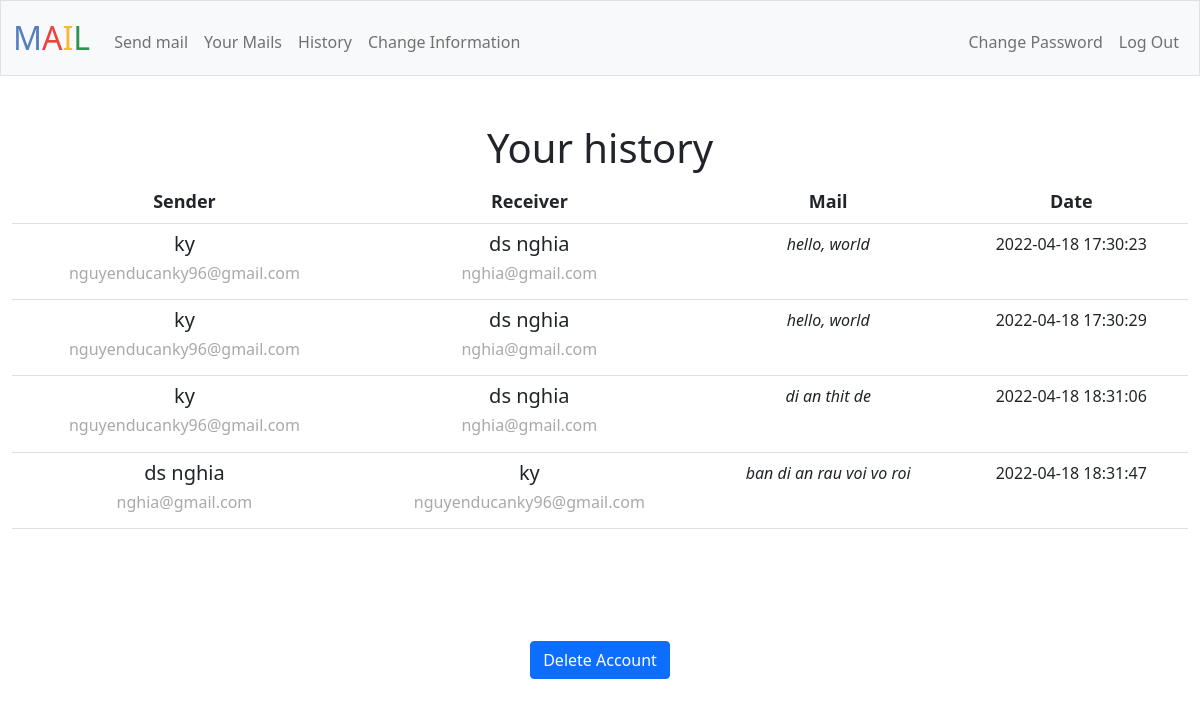
The app's page /history (signed in), older data.
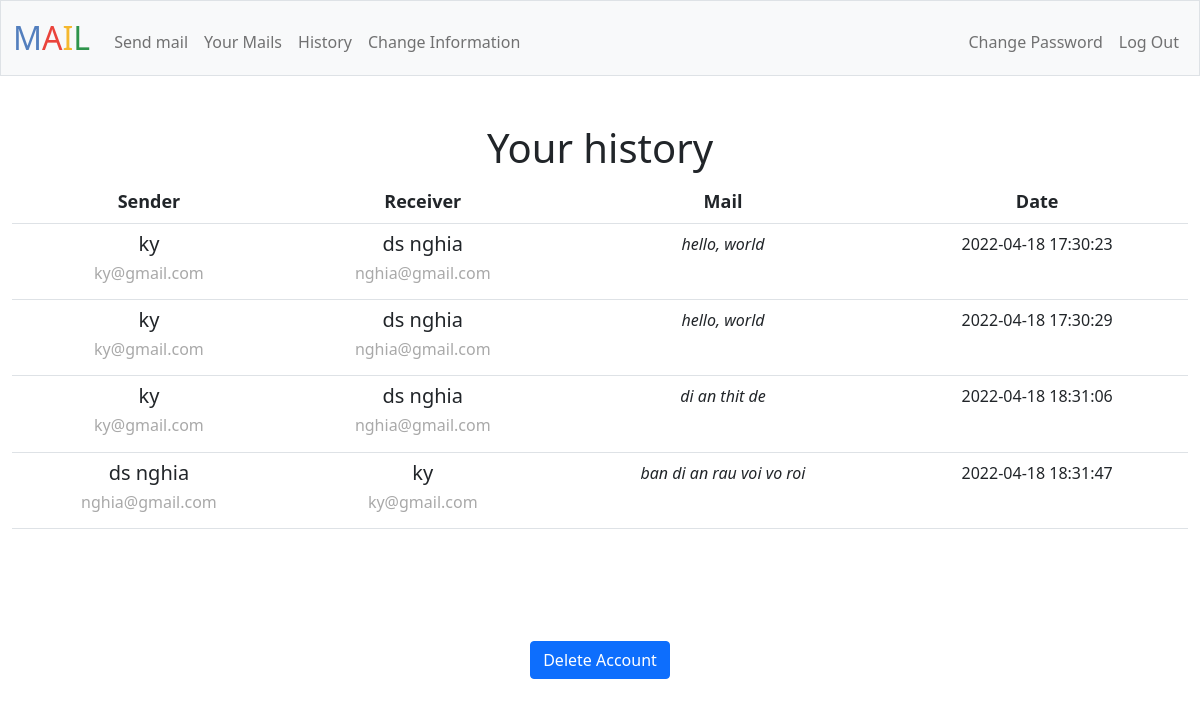
The same page, newer data.
### tables this page shows
CREATE TABLE mail_box (id INTEGER PRIMARY KEY AUTOINCREMENT NOT NULL, 
sender_id INTEGER NOT NULL, receiver_id INTEGER NOT NULL, 
sender TEXT NOT NULL, receiver TEXT NOT NULL, 
date TIMESTAMP NOT NULL, mail TEXT NOT NULL);

CREATE TABLE informations (user_id INTEGER NOT NULL, name TEXT NOT NULL, birth TEXT, place TEXT, number TEXT, email TEXT NOT NULL UNIQUE);

### app.py (the view)
@app.route("/history")
@login_required
def history():
    user_id = session['user_id']
    rows = db.execute("SELECT * FROM mail_box WHERE sender_id = ? OR receiver_id = ?", user_id, user_id)
    histories = []
    for row in rows:
        history = {}
        history['sender'] = row['sender']
        history['sender_email'] = db.execute("SELECT email FROM informations WHERE user_id = ?", row['sender_id'])[0]['email']
        history['receiver'] = row['receiver']
        history['receiver_email'] = db.execute("SELECT email FROM informations WHERE user_id = ?", row['receiver_id'])[0]['email']
        history['mail'] = row['mail']
        history['date'] = row['date']
        histories.append(history)
    return render_template("history.html", histories=histories)

### app.py (called while the page is built)
@app.after_request
def after_request(response):
    response.headers["Cache-Control"] = "no-cache, no-store, must-revalidate"
    response.headers["Expires"] = 0
    response.headers["Pragma"] = "no-cache"
    return response

### helpers.py (called while the page is built)
def login_required(f):
    @wraps(f)
    def decorated_function(*args, **kwargs):
        if session.get("user_id") is None:
            return redirect("/login")
        return f(*args, **kwargs)
    return decorated_function

### templates/history.html (shortened to what this page needs)
{% extends "layout.html" %}
{% block main %}
    <h1>Your history</h1>
    <table class="table">
        <tr id="head">
            <th scope="col">Sender</th>
            <th scope="col">Receiver</th>
            <th scope="col">Mail</th>
            <th scope="col">Date</th>
        </tr>
        {% for history in histories %}
        <tr>
            <td>
                <h5>{{ history['sender'] }}</h5>
                <h6>{{ history['sender_email'] }}</h6>
            </td>
            <td>
                <h5>{{ history['receiver'] }}</h5>
                <h6>{{ history['receiver_email'] }}</h6>
            </td>
            <td id="mail">{{ history['mail'] }}</td>
            <td>{{ history['date'] }}</td>
        </tr>
        {% endfor %}
    </table>
{% endblock %}

### templates/layout.html (shortened to what this page needs)
<!DOCTYPE html>
<html lang="en">
    <head>
        <link href="https://cdn.jsdelivr.net/npm/bootstrap@5.1.3/dist/css/bootstrap.min.css" rel="stylesheet">
        <link href="/static/styles.css" rel="stylesheet">
    </head>
    <body>
        <nav class="bg-light border navbar navbar-expand-md navbar-light">
            <div class="container-fluid">
                <a class="navbar-brand" href="/"><span class="blue">M</span><span class="red">A</span><span class="yellow">I</span><span class="green">L</span></a>
                <div class="collapse navbar-collapse" id="navbar">
                    {% if session["user_id"] %}
                        <ul class="navbar-nav me-auto mt-2">
                            <li class="nav-item"><a class="nav-link" href="/send">Send mail</a></li>
                            <li class="nav-item"><a class="nav-link" href="/mail">Your Mails</a></li>
                            <li class="nav-item"><a class="nav-link" href="/history">History</a></li>
                            <li class="nav-item"><a class="nav-link" href="/change_information">Change Information</a></li>
                        </ul>
                        <ul class="navbar-nav ms-auto mt-2">
                            <li class="nav-item"><a class="nav-link" href="/change_password">Change Password</a></li>
                            <li class="nav-item"><a class="nav-link" href="/logout">Log Out</a></li>
                        </ul>
                    {% else %}
                        <ul class="navbar-nav ms-auto mt-2">
                            <li class="nav-item"><a class="nav-link" href="/register">Register</a></li>
                            <li class="nav-item"><a class="nav-link" href="/login">Log In</a></li>
                        </ul>
                    {% endif %}
                </div>
            </div>
        </nav>
        <main class="container-fluid py-5 text-center">
            {% block main %}{% endblock %}
        </main>
    </body>
    <footer>
        <form action="/" method="post" style="float: center" class="container-fluid py-5 text-center">
            <button class="btn btn-primary" type="submit">Delete Account</button>
        </form>
    </footer>
</html>

### static/styles.css (style rules this page uses)
nav .navbar-brand { font-size: xx-large; }
nav .navbar-brand .blue { color: #537fbe; }
nav .navbar-brand .red { color: #ea433b; }
nav .navbar-brand .yellow { color: #f5b82e; }
nav .navbar-brand .green { color: #2e944b; }

### templates/history.html (style rules this page uses)
h5 { font-weight:normal; }
h6 { color:darkgrey; }
#head { font-size: large; }
#mail { font-style: italic; }

Row changes from the older to the newer data that the page shows:
removed informations: sender_email "nguyenducanky96@gmail.com" "nguyenducanky96@gmail.com" "nguyenducanky96@gmail.com", receiver_email "nguyenducanky96@gmail.com"
added informations: sender_email "ky@gmail.com" "ky@gmail.com" "ky@gmail.com", receiver_email "ky@gmail.com"
Text that changed along with them:
new list line: "ky ds nghia hello, world 2022-04-18 17:30:23"
new list line: "nghia@gmail.com"
new list line: "ky ds nghia hello, world 2022-04-18 17:30:29"
new list line: "ky ds nghia di an thit de 2022-04-18 18:31:06"
new list line: "ds nghia ky ban di an rau voi vo roi 2022-04-18 18:31:47"
list line gone: "ky ds nghia hello, world 2022-04-18 17:30:23"
list line gone: "nghia@gmail.com"
list line gone: "ky ds nghia hello, world 2022-04-18 17:30:29"
list line gone: "ky ds nghia di an thit de 2022-04-18 18:31:06"
list line gone: "ds nghia ky ban di an rau voi vo roi 2022-04-18 18:31:47"
